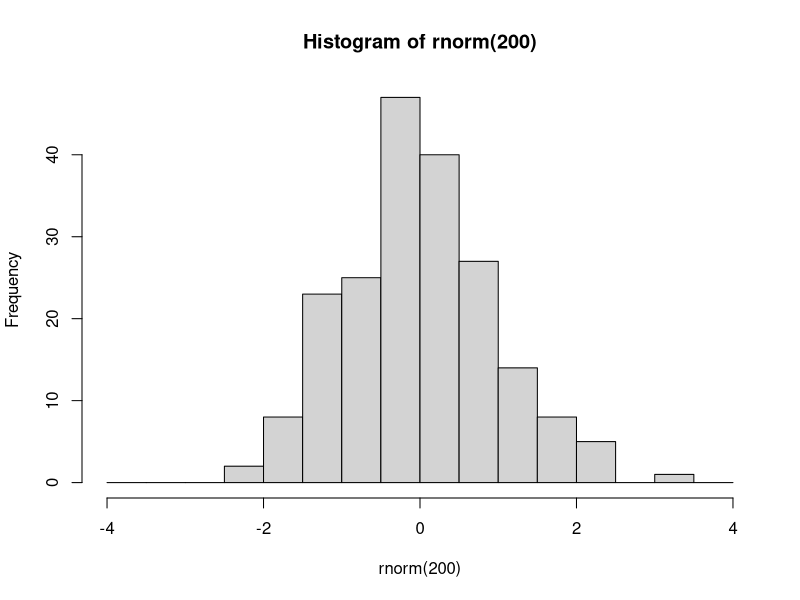
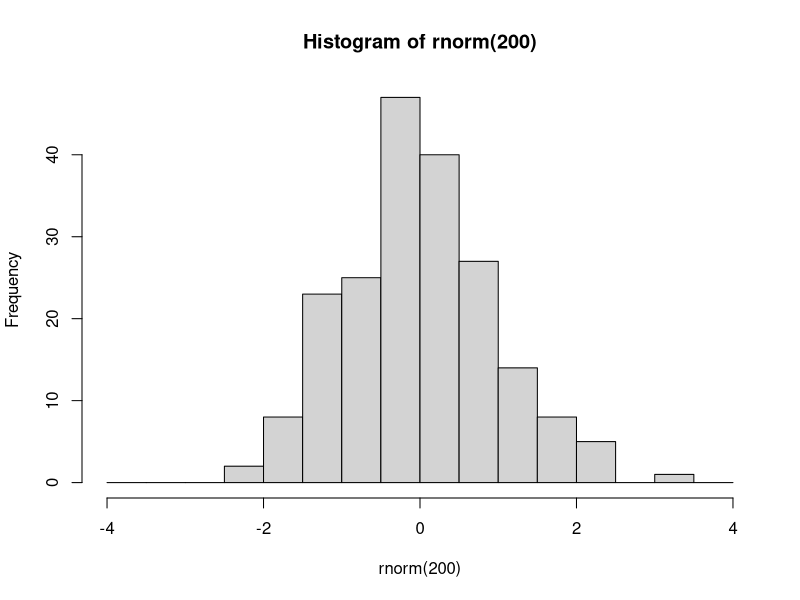

Reproduce these figures in R, in order.
###################################
###################################
########                   ########
########   Data Science 1  ########
########       Lab 5       ########
########  07th Nov. 2023   ########
########                   ########
###################################
###################################

## Welcome to lab #5. 
# Today will be an introduction to the tidyverse, specifically dplyr and ggplot2

# IF/ELSE STATEMENT
x <- sample(0:10, 1)
x
if (x <- sample(0:10, 1) > 5) {
  print("High")
  y <- x * 2
  print(x(x, y))
}

# IFELSE()

ifelse(sample(0:10, 1) > 5, print("HIGH"), print("LOW"))

#####################
####    Pipes    ####
#####################

# The pipe operator looks like this: |>
# It signifies: take the element on the left and use it as the first argument in the function on the right

# Example


set.seed(123)
hist(rnorm(200), breaks = seq(-4, 4, 0.5))
# is equivalent to

set.seed(123)
rnorm(200) |> hist(breaks = seq(-4, 4, 0.5))

# The purpose of the pipe is mostly aesthetic, in particular to avoid large numbers of parentheses when something needs to be transformed using multiple functions:



### 1.1 Rewrite the following expression using pipes:
set.seed(123)
round(sqrt(log(runif(10, 1, 10))), 2)

sample.size = 10
sample.size |> 
runif(1,10) |> 
log() |> 
sqrt() |> round(2)


set.seed(123)
10 |>
  runif(1, 10) |>
  log() |>
  sqrt() |>
  round(2)





# Pipes were initially created in a package called magrittr, part of the 'tidyverse' group of packages


########################
####    Packages    ####
########################

# Packages are essentially environments full of functions and/or objects which aren't loaded into R by default, but must be first installed (generally from a repository called CRAN), and then loaded

# Here we will install tidyverse, which is not one but a series of packages written by the same group of people, which share a number of syntactical features

install.packages("tidyverse")

# After you have installed tidyverse into your packages, you must also load it into your environment

library(tidyverse)

# You will only have to install a package once. However, every time you start fresh in a new R environment, you will have to load the packages you need again.

#########################
####    TIDYVERSE    ####
#########################

# The tidyverse encompasses a very large number of packages, and is fairly powerful (in that you can do a lot using tidyverse packages)
# However, you DO NOT need to use tidyverse exclusively! I mostly don't use it, for example, preferring to stick to base R except for a few functionalities.

# Downsides of tidyverse include: unique syntax which is very different from other programming languages such as python
# 'Black box' functions that have specific purposes that must be remembered, as opposed to more general-purpose functions in base R
# Often actually more verbose than base R (ie. requires more lines of code to do the same thing)
# Using tidyverse is a matter of preference!

# The pipe operator was originally introduced in the tidyverse package magrittr.
# The tidyverse pipe operator looks like this: %>%

set.seed(123)
runif(10, 1, 10) %>%
  log() %>%
  sqrt() %>%
  round(2)

# In this class we will look at 2 important tidyverse packages.
# The first is dplyr, which is used to manipulate and transform data.
# Then we will start learning ggplot2, which is used for plotting and data visualisation

#####################
####    dplyr    ####
#####################

# The philosophy behind dplyr is that every data transformation can be done using a function, and multiple transformations can be done by piping an object through multiple functions
# For example, in dplyr we no longer use indexing.
# Instead we use the functions 'select', to choose specific columns in a data frame, and 'filter', to choose specific rows.

data(mtcars)

# so instead of:
mtcars[mtcars$cyl == 6, 1:5]
# we would write:
mtcars %>%
  filter(cyl == 6) %>%
  select(1:5)


filter(select(mtcars, 1:5), cyl == 6)


### 2.1
# using select() and filter(), create a new database of cars that are over 4000 lbs in weight, retaining only the wt and mpg columns. Save this database to an object called 'df'.

df <- mtcars %>%
  filter(wt > 4) %>%
  select(1, 6)
df

# After you have selected the rows and columns you are interested in, you can
# change the order of the rows using arrange

df %>% arrange(wt)
df %>% arrange(mpg)

df %>% arrange(desc(wt))

# To change variables, we can use mutate()
df <- df %>% mutate(
  wt_kg = wt * 453.592,
  km_per_l = mpg * 1.60934 / 3.78541
)

df
# And we can use ifelse() within mutate()
mtcars <- mtcars %>%
  mutate(wt_class = ifelse(wt >= 4, "Oversized", "Standard"))
mtcars

# We can even do a multiple ifelse statment using case_when()
mtcars <- mtcars %>%
  mutate(
    efficiency = case_when(
      mpg <= 15 ~ "low",
      mpg > 15 & mpg <= 20 ~ "medium",
      mpg > 20 ~ "high"
    )
  )
mtcars

# Next, summarise (or summarize) is a useful function which collapses a dataframe into a single row and can calculate summary statistics, eg:

mtcars %>%
  summarise(
    mean_wt = mean(wt),
    sd_wt = sd(wt),
    n = length(mpg)
  ) -> summarise

summarise

# We can also use summarise to collapse a data frame not into one single row, but into as many rows as we have groups of interest.
# To do this, first we need to use group_by()
data(mtcars)
mtcars %>% group_by(efficiency)

# You'll notice that this automatically changes the data frame into a new kind of object, called a tibble.
# Tibbles are basically tidyverse dataframes, that display information slightly differently, and are a bit more particular about certain things like not wanting empty cells.
# Tibbles can also be grouped, which allows for further operations down the line
# For example:

mtcars %>%
  group_by(efficiency) %>%
  summarise(
    wt_kg = mean(wt),
    n = length(hp)
  ) %>%
  arrange(
    c("high", "medium", "low")
  ) -> summary_tabel_efficiency

View(summary_tabel_efficiency)
# You can group by multiple variables

mtcars %>%
  group_by(efficiency, cyl) %>%
  summarise(
    wt_kg = mean(wt),
    n = length(hp),
    median = median(wt),
    mode = mode(hp)
  ) %>%
  View()

?mode()

# After grouping a tibble, remember to ungroup it later using ungroup(), or you may have issues down the line.

# 3.1
data(iris)
# using the dplyr functions do the following:
# create a new column called Petal.Area which is the product of the petal width and petal length columns.
View(iris)

iris %>%
  mutate(Petal.Area = Petal.Length * Petal.Width) %>%
  group_by(Species) %>%
  summarise(
    mn_sepal_length = mean(Sepal.Length),
    sd_sepal_length = sd(Sepal.Length),
    mn_sepal_width = mean(Sepal.Width),
    sd_sepal_width = sd(Sepal.Width), mn_petal_area = mean(Petal.Area),
    sd_petal_area = sd(Petal.Area),
    n = n()
  ) %>%
  arrange(desc(mn_petal_area)) -> final_iris_db
View(final_iris_db)


# For each of the different species of iris, present the mean and standard deviation for the sepal length, sepal width, and petal area, as well as the number of samples (n)
# Order this database in decreasing order of average petal length.

#######################
####    ggplot2    ####
#######################

# ggplot2 is the tidyverse graphics package, and one of the most popular data visualization tools that currently exists

# ggplot2 syntax is based on the so-called 'Grammar of Graphics', where different elements of a graph are added sequentially in layers

# The gold standard resource for learning ggplot2 is Hadley Wickham's 'ggplot2: Elegant graphics for data analysis'
# which is available for FREE here: https://ggplot2-book.org/

# I can provide no better introduction to ggplot2 than the 'First Steps' section of this book.

# You can also find a cheat sheet here: https://rstudio.github.io/cheatsheets/html/data-visualization.html


# MIDTERM revisions:

# summary statistics

# Probabilities and distributions

# Null hypothesis significance tests - specifically t-tests

# P-values and confidence intervals

# Data standardization (scaling, centering, z-scoring)

# Data manipulation and visualisation
